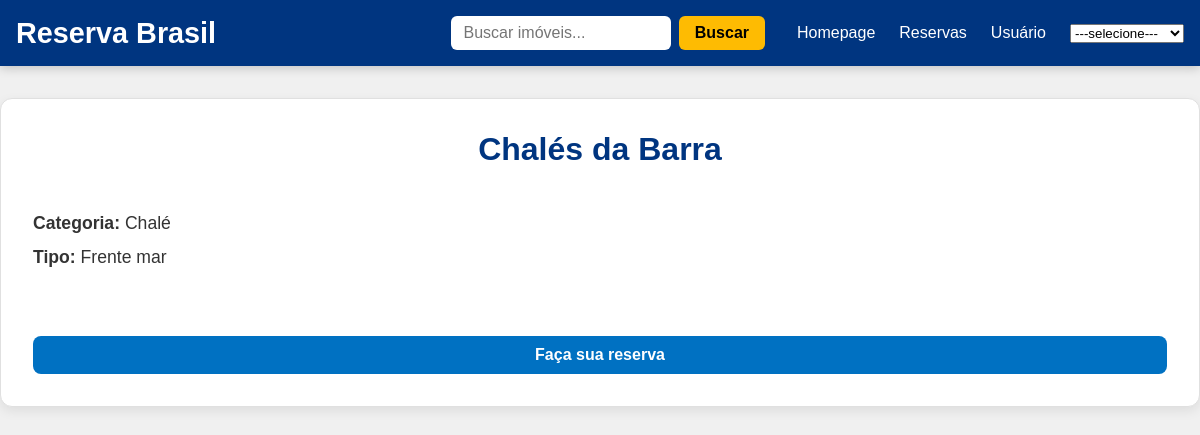
Page /property/3/ on the earlier database version.
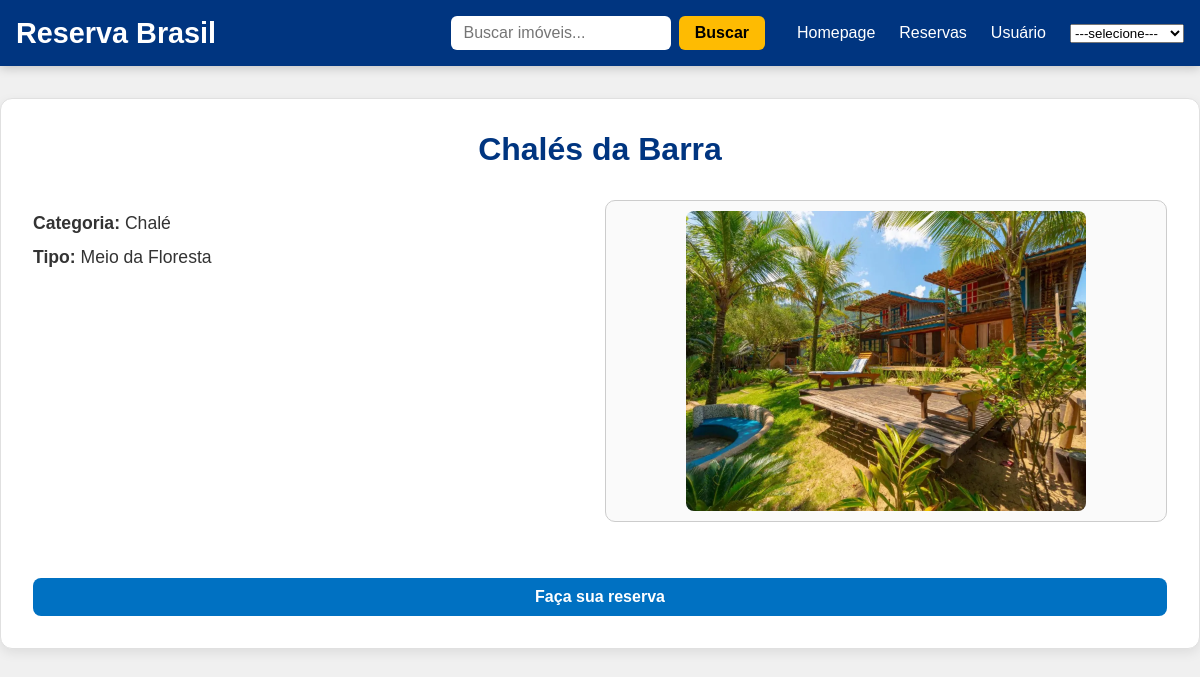
Same page on the later database version.
### core/models.py (models this page shows, shortened)
class Property(models.Model):
    image = models.ImageField(null=True, blank=True)
    name = models.CharField(max_length=200)
    id_property = models.AutoField(primary_key=True)
    price = models.DecimalField(max_digits=10, decimal_places=2, null=True, blank=True)
    rate = models.DecimalField(max_digits=10, decimal_places=2, null=True, blank=True)
    active = models.BooleanField(default=True)
    category = models.ForeignKey(Category, null=True, blank=True, on_delete=models.SET_NULL)
    typeProperty = models.ForeignKey(Type, null=True, blank=True, on_delete=models.SET_NULL)
    description = models.TextField(max_length=800, null=True, blank=True)

class Type(models.Model):
    name = models.CharField(max_length=200)

class Category(models.Model):
    name = models.CharField(max_length=200)

### core/views.py (the view)
# urls.py: path('property/<int:property_id>/', propertyDetail, name='propertyDetail'),
def propertyDetail(request, property_id):
    property_obj = get_object_or_404(Property, id_property=property_id)
    return render(request, 'propertyDetail.html', {'property': property_obj})

### core/templates/propertyDetail.html (shortened to what this page needs)
{% load static %}
<!DOCTYPE html>
<html lang="pt-br">
    <head>
        <link rel="stylesheet" href="{% static 'css/propertyDetail.css' %}" />
    </head>
    <body>
        {% include 'base.html' %}
        <div class="property-detail-container">
            <h1 class="property-detail-header">{{ property.name }}</h1>
            <div class="property-detail-main">
                <div class="property-info">
                     {% if property.category %}
                    <p><strong>Categoria:</strong> {{ property.category.name }}</p>
                    {% endif %} {% if property.typeProperty %}
                    <p><strong>Tipo:</strong> {{ property.typeProperty.name }}</p>
                    {% endif %}
                </div>
                {% if property.image %}
                <div class="property-image-container">
                    <img
                        class="property-image"
                        src="{{ property.image.url }}"
                        alt="{{ property.name }}"
                    />
                </div>
                {% endif %}
            </div>
            <a href="{% url 'homeReservation' %}">Faça sua reserva</a>
        </div>
    </body>
</html>

Differences in the rows shown:
changed Property "Chalés da Barra": typeProperty.name "Frente mar" → "Meio da Floresta"; image: picture added
